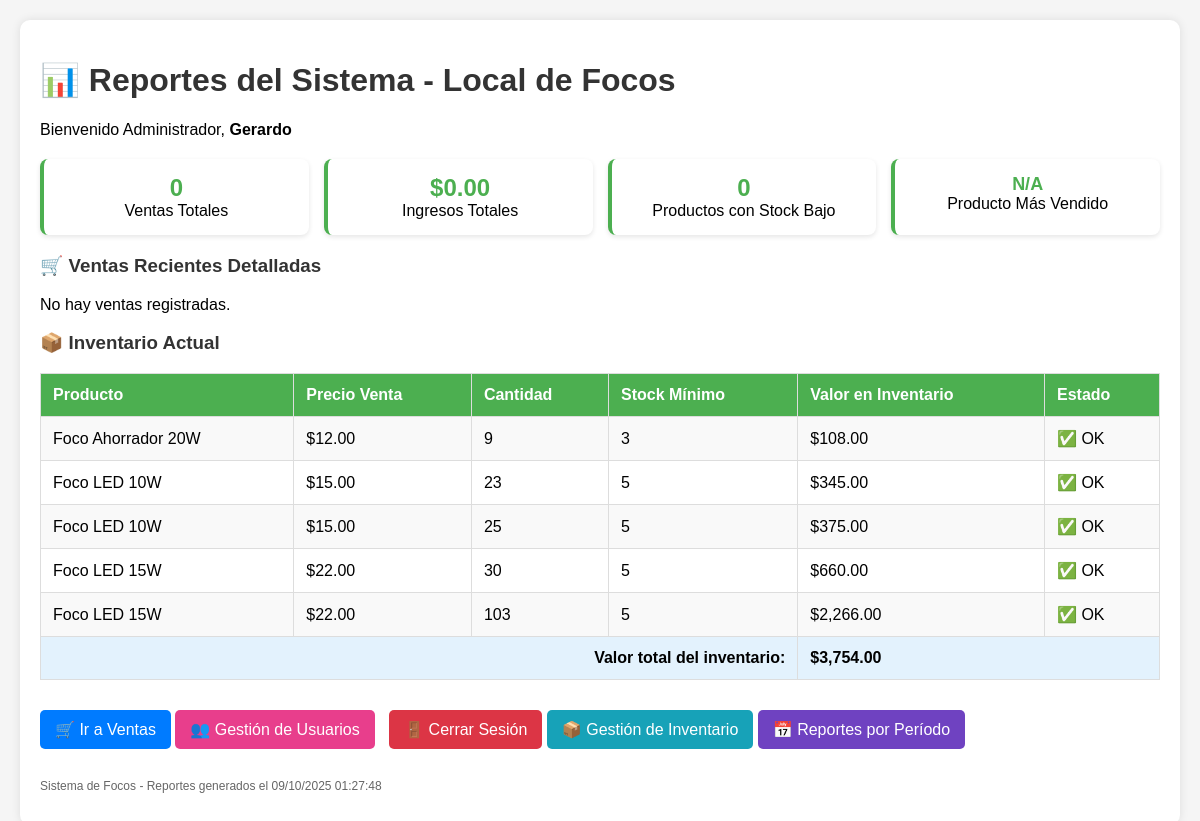
The app's page /sistema_focos/reportes.php (signed in) with its own data.
### tables this page shows
CREATE TABLE `inventario` (
  `id` int NOT NULL AUTO_INCREMENT,
  `producto_id` int NOT NULL,
  `cantidad` int NOT NULL DEFAULT '0',
  `stock_minimo` int DEFAULT '5',
  `ultima_actualizacion` timestamp NULL DEFAULT CURRENT_TIMESTAMP ON UPDATE CURRENT_TIMESTAMP,
  PRIMARY KEY (`id`),
  UNIQUE KEY `producto_id` (`producto_id`),
  CONSTRAINT `inventario_ibfk_1` FOREIGN KEY (`producto_id`) REFERENCES `productos` (`id`) ON DELETE CASCADE
);

CREATE TABLE `productos` (
  `id` int NOT NULL AUTO_INCREMENT,
  `nombre` varchar(100) NOT NULL,
  `descripcion` text,
  `categoria_id` int DEFAULT NULL,
  `costo_compra` decimal(10,2) NOT NULL,
  `precio_venta` decimal(10,2) NOT NULL,
  `activo` tinyint DEFAULT '1',
  `created_at` timestamp NULL DEFAULT CURRENT_TIMESTAMP,
  PRIMARY KEY (`id`),
  KEY `categoria_id` (`categoria_id`),
  CONSTRAINT `productos_ibfk_1` FOREIGN KEY (`categoria_id`) REFERENCES `categorias` (`id`)
);

### sistema_focos/reportes.php (the view, shortened to what this page needs)
<?php
include 'conexion.php';
?>
<!DOCTYPE html>
<html>
<head>
</head>
<body>
    <div class="container">
        <h1>📊 Reportes del Sistema - Local de Focos</h1>
        <p>Bienvenido Administrador, <strong><?php echo $_SESSION['nombre']; ?></strong></p>
        <div class="estadisticas">
            <?php
            $sql_total_ventas = "SELECT COUNT(*) as total_ventas, COALESCE(SUM(total), 0) as ingresos_totales FROM ventas";
            $result_total = $conexion->query($sql_total_ventas);
            $total_data = $result_total->fetch_assoc();
            $sql_stock_bajo = "SELECT COUNT(*) as stock_bajo FROM inventario i
                              INNER JOIN productos p ON i.producto_id = p.id
                              WHERE i.cantidad <= i.stock_minimo AND p.activo = 1";
            $result_stock = $conexion->query($sql_stock_bajo);
            $stock_bajo = $result_stock->fetch_assoc();
            $sql_mas_vendido = "SELECT p.nombre, SUM(dv.cantidad) as total_vendido
                               FROM detalle_ventas dv
                               INNER JOIN productos p ON dv.producto_id = p.id
                               GROUP BY p.id
                               ORDER BY total_vendido DESC
                               LIMIT 1";
            $result_vendido = $conexion->query($sql_mas_vendido);
            $mas_vendido = $result_vendido->fetch_assoc();
            ?>
            <div class="estadistica-card">
                <div class="numero-grande"><?php echo $total_data['total_ventas']; ?></div>
                <div>Ventas Totales</div>
            </div>
            <div class="estadistica-card">
                <div class="numero-grande">$<?php echo number_format($total_data['ingresos_totales'], 2); ?></div>
                <div>Ingresos Totales</div>
            </div>
            <div class="estadistica-card">
                <div class="numero-grande" style="color: <?php echo $stock_bajo['stock_bajo'] > 0 ? '#e74c3c' : '#4CAF50'; ?>">
                    <?php echo $stock_bajo['stock_bajo']; ?>
                </div>
                <div>Productos con Stock Bajo</div>
            </div>
            <div class="estadistica-card">
                <div class="numero-grande" style="font-size: 18px;">
                    <?php echo $mas_vendido ? $mas_vendido['nombre'] : 'N/A'; ?>
                </div>
                <div>Producto Más Vendido</div>
            </div>
        </div>
        <h3>🛒 Ventas Recientes Detalladas</h3>
        <?php
        $sql_ventas = "SELECT id, fecha, hora, total
                       FROM ventas
                       ORDER BY fecha DESC, hora DESC
                       LIMIT 10";
        $result_ventas = $conexion->query($sql_ventas);
        if ($result_ventas && $result_ventas->num_rows > 0) {
            $total_periodo = 0;
            while($venta = $result_ventas->fetch_assoc()) {
                $total_periodo += $venta['total'];
                echo "<div style='margin: 20px 0; border: 1px solid #ddd; border-radius: 5px;'>";
                echo "<div class='venta-header' style='padding: 10px; background: #e3f2fd;'>";
                echo "<strong>Venta #" . $venta['id'] . "</strong> - " . $venta['fecha'] . " " . $venta['hora'] . " - Total: <strong>$" . number_format($venta['total'], 2) . "</strong>";
                echo "</div>";
                $sql_detalles = "SELECT p.nombre, dv.cantidad, dv.precio_unitario, dv.subtotal
                                FROM detalle_ventas dv
                                INNER JOIN productos p ON dv.producto_id = p.id
                                WHERE dv.venta_id = " . $venta['id'];
                $result_detalles = $conexion->query($sql_detalles);
                if ($result_detalles && $result_detalles->num_rows > 0) {
                    echo "<table style='width: 100%; margin: 0;'>";
                    echo "<tr><th>Producto</th><th>Cantidad</th><th>Precio Unit.</th><th>Subtotal</th></tr>";
                    while($detalle = $result_detalles->fetch_assoc()) {
                        echo "<tr class='venta-detalle'>";
                        echo "<td>" . $detalle['nombre'] . "</td>";
                        echo "<td>" . $detalle['cantidad'] . "</td>";
                        echo "<td>$" . number_format($detalle['precio_unitario'], 2) . "</td>";
                        echo "<td>$" . number_format($detalle['subtotal'], 2) . "</td>";
                        echo "</tr>";
                    }
                    echo "</table>";
                } else {
                    echo "<p style='padding: 10px;'>No hay detalles para esta venta.</p>";
                }
                echo "</div>";
            }
            echo "<div style='background-color: #e8f5e8; padding: 15px; border-radius: 5px; margin-top: 20px;'>";
            echo "<strong>Total del período: $" . number_format($total_periodo, 2) . "</strong>";
            echo "</div>";
        } else {
            echo "<p>No hay ventas registradas.</p>";
        }
        ?>
        <h3>📦 Inventario Actual</h3>
        <?php
        $sql_inventario = "SELECT p.id, p.nombre, p.precio_venta, i.cantidad, i.stock_minimo
                          FROM productos p
                          INNER JOIN inventario i ON p.id = i.producto_id
                          WHERE p.activo = 1
                          ORDER BY i.cantidad ASC, p.nombre";
        $result_inventario = $conexion->query($sql_inventario);
        if ($result_inventario && $result_inventario->num_rows > 0) {
            echo "<table>";
            echo "<tr>
                    <th>Producto</th>
                    <th>Precio Venta</th>
                    <th>Cantidad</th>
                    <th>Stock Mínimo</th>
                    <th>Valor en Inventario</th>
                    <th>Estado</th>
                  </tr>";
            $valor_total_inventario = 0;
            while($row = $result_inventario->fetch_assoc()) {
                $valor_producto = $row['precio_venta'] * $row['cantidad'];
                $valor_total_inventario += $valor_producto;
                $clase = '';
                $estado = '✅ OK';
                echo "<tr class='$clase'>";
                echo "<td>" . $row['nombre'] . "</td>";
                echo "<td>$" . number_format($row['precio_venta'], 2) . "</td>";
                echo "<td>" . $row['cantidad'] . "</td>";
                echo "<td>" . $row['stock_minimo'] . "</td>";
                echo "<td>$" . number_format($valor_producto, 2) . "</td>";
                echo "<td>" . $estado . "</td>";
                echo "</tr>";
            }
            echo "<tr style='background-color: #e3f2fd;'>";
            echo "<td colspan='4' style='text-align: right; font-weight: bold;'>Valor total del inventario:</td>";
            echo "<td colspan='2' style='font-weight: bold; font-size: 16px;'>$" . number_format($valor_total_inventario, 2) . "</td>";
            echo "</tr>";
            echo "</table>";
        } else {
            echo "<p>No hay productos en el inventario.</p>";
        }
        ?>
        <div style="margin-top: 20px;">
            <a href="ventas.php" class="btn-descargar">🛒 Ir a Ventas</a>
            <a href="gestion_usuarios.php" class="btn-descargar" style="background: #e83e8c;">👥 Gestión de Usuarios</a>
            <a href="logout.php" style="background: #dc3545; margin-left: 10px;" class="btn-descargar">🚪 Cerrar Sesión</a>
            <a href="gestion_inventario.php" class="btn-descargar" style="background: #17a2b8;">📦 Gestión de Inventario</a>
            <a href="reportes_avanzados.php" class="btn-descargar" style="background: #6f42c1;">📅 Reportes por Período</a>
        </div>
        <p style="margin-top: 20px; color: #666; font-size: 12px;">
            Sistema de Focos - Reportes generados el <?php echo date('d/m/Y H:i:s'); ?>
        </p>
    </div>
</body>
</html>

### sistema_focos/reportes.php (style rules this page uses)
body { font-family: Arial, sans-serif; margin: 20px; background-color: #f5f5f5; }
.container { max-width: 1200px; margin: 0 auto; background: white; padding: 20px; border-radius: 10px; box-shadow: 0 0 10px rgba(0,0,0,0.1); }
h1, h2, h3 { color: #333; }
table { border-collapse: collapse; width: 100%; margin: 15px 0; background: white; }
th, td { border: 1px solid #ddd; padding: 12px; text-align: left; }
th { background-color: #4CAF50; color: white; font-weight: bold; }
tr:nth-child(even) { background-color: #f9f9f9; }
.estadisticas { display: grid; grid-template-columns: repeat(auto-fit, minmax(200px, 1fr)); gap: 15px; margin: 20px 0; }
.estadistica-card { background: white; padding: 15px; border-radius: 8px; box-shadow: 0 2px 5px rgba(0,0,0,0.1); text-align: center; border-left: 4px solid #4CAF50; }
.numero-grande { font-size: 24px; font-weight: bold; color: #4CAF50; }
.btn-descargar { background: #007bff; color: white; padding: 10px 15px; text-decoration: none; border-radius: 5px; display: inline-block; margin: 10px 0; }

### records on screen
inventario: producto.nombre "Foco Ahorrador 20W", producto.precio_venta "12.00", cantidad "9", stock_minimo "3", valor_producto "108.00", estado "✅ OK"
inventario: producto.nombre "Foco LED 10W", producto.precio_venta "15.00", cantidad "23", stock_minimo "5", valor_producto "345.00", estado "✅ OK"
inventario: producto.nombre "Foco LED 10W", producto.precio_venta "15.00", cantidad "25", stock_minimo "5", valor_producto "375.00", estado "✅ OK"
inventario: producto.nombre "Foco LED 15W", producto.precio_venta "22.00", cantidad "30", stock_minimo "5", valor_producto "660.00", estado "✅ OK"
inventario: producto.nombre "Foco LED 15W", producto.precio_venta "22.00", cantidad "103", stock_minimo "5", valor_producto "2,266.00", estado "✅ OK"

### other values on screen
$_SESSION['nombre'] "Gerardo"
$total_data['total_ventas'] "0"
$total_data['ingresos_totales'] "0.00"
$stock_bajo['stock_bajo'] "0"
$valor_total_inventario "3,754.00"
